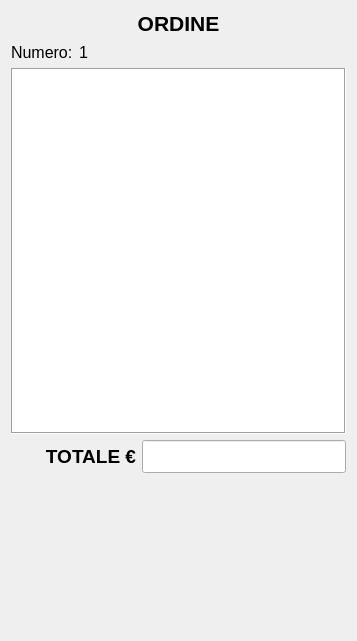
<?xml version="1.0" encoding="UTF-8"?>
<ui version="4.0">
 <class>Ordine</class>
 <widget class="QWidget" name="Ordine">
  <property name="geometry">
   <rect>
    <x>0</x>
    <y>0</y>
    <width>357</width>
    <height>641</height>
   </rect>
  </property>
  <property name="sizePolicy">
   <sizepolicy hsizetype="Preferred" vsizetype="Preferred">
    <horstretch>0</horstretch>
    <verstretch>0</verstretch>
   </sizepolicy>
  </property>
  <property name="windowTitle">
   <string>Form</string>
  </property>
  <property name="styleSheet">
   <string notr="true"/>
  </property>
  <layout class="QVBoxLayout" name="verticalLayout">
   <item>
    <widget class="QLabel" name="label">
     <property name="sizePolicy">
      <sizepolicy hsizetype="Preferred" vsizetype="Preferred">
       <horstretch>0</horstretch>
       <verstretch>0</verstretch>
      </sizepolicy>
     </property>
     <property name="font">
      <font>
       <pointsize>16</pointsize>
       <weight>75</weight>
       <bold>true</bold>
      </font>
     </property>
     <property name="text">
      <string>&lt;html&gt;&lt;head/&gt;&lt;body&gt;&lt;p align=&quot;center&quot;&gt;&lt;span style=&quot; font-size:16pt; font-weight:600;&quot;&gt;ORDINE&lt;/span&gt;&lt;/p&gt;&lt;/body&gt;&lt;/html&gt;</string>
     </property>
    </widget>
   </item>
   <item>
    <layout class="QHBoxLayout" name="horizontalLayout">
     <item>
      <widget class="QLabel" name="numeroLbl_2">
       <property name="font">
        <font>
         <pointsize>12</pointsize>
        </font>
       </property>
       <property name="text">
        <string>Numero:</string>
       </property>
      </widget>
     </item>
     <item>
      <widget class="QLabel" name="numeroLbl">
       <property name="font">
        <font>
         <pointsize>12</pointsize>
        </font>
       </property>
       <property name="text">
        <string>1</string>
       </property>
       <property name="alignment">
        <set>Qt::AlignRight|Qt::AlignTrailing|Qt::AlignVCenter</set>
       </property>
      </widget>
     </item>
     <item>
      <spacer name="horizontalSpacer_2">
       <property name="orientation">
        <enum>Qt::Horizontal</enum>
       </property>
       <property name="sizeHint" stdset="0">
        <size>
         <width>40</width>
         <height>20</height>
        </size>
       </property>
      </spacer>
     </item>
    </layout>
   </item>
   <item>
    <widget class="QTableView" name="articoliTab">
     <property name="sizePolicy">
      <sizepolicy hsizetype="Expanding" vsizetype="Expanding">
       <horstretch>0</horstretch>
       <verstretch>2</verstretch>
      </sizepolicy>
     </property>
     <property name="frameShape">
      <enum>QFrame::Box</enum>
     </property>
     <property name="frameShadow">
      <enum>QFrame::Sunken</enum>
     </property>
     <property name="horizontalScrollBarPolicy">
      <enum>Qt::ScrollBarAlwaysOff</enum>
     </property>
     <property name="alternatingRowColors">
      <bool>true</bool>
     </property>
     <property name="selectionMode">
      <enum>QAbstractItemView::SingleSelection</enum>
     </property>
     <property name="selectionBehavior">
      <enum>QAbstractItemView::SelectRows</enum>
     </property>
     <property name="showGrid">
      <bool>false</bool>
     </property>
     <property name="gridStyle">
      <enum>Qt::DotLine</enum>
     </property>
     <attribute name="horizontalHeaderVisible">
      <bool>true</bool>
     </attribute>
     <attribute name="horizontalHeaderDefaultSectionSize">
      <number>70</number>
     </attribute>
     <attribute name="horizontalHeaderStretchLastSection">
      <bool>false</bool>
     </attribute>
     <attribute name="verticalHeaderVisible">
      <bool>false</bool>
     </attribute>
     <attribute name="verticalHeaderDefaultSectionSize">
      <number>15</number>
     </attribute>
    </widget>
   </item>
   <item>
    <layout class="QHBoxLayout" name="horizontalLayout_2">
     <item>
      <spacer name="horizontalSpacer">
       <property name="orientation">
        <enum>Qt::Horizontal</enum>
       </property>
       <property name="sizeHint" stdset="0">
        <size>
         <width>40</width>
         <height>20</height>
        </size>
       </property>
      </spacer>
     </item>
     <item>
      <widget class="QLabel" name="label_3">
       <property name="font">
        <font>
         <pointsize>16</pointsize>
        </font>
       </property>
       <property name="text">
        <string>&lt;html&gt;&lt;head/&gt;&lt;body&gt;&lt;p&gt;&lt;span style=&quot; font-size:14pt; font-weight:600;&quot;&gt;TOTALE €&lt;/span&gt;&lt;/p&gt;&lt;/body&gt;&lt;/html&gt;</string>
       </property>
       <property name="alignment">
        <set>Qt::AlignRight|Qt::AlignTrailing|Qt::AlignVCenter</set>
       </property>
      </widget>
     </item>
     <item>
      <widget class="QLineEdit" name="totaleLine">
       <property name="font">
        <font>
         <pointsize>16</pointsize>
         <weight>75</weight>
         <bold>true</bold>
        </font>
       </property>
       <property name="alignment">
        <set>Qt::AlignRight|Qt::AlignTrailing|Qt::AlignVCenter</set>
       </property>
       <property name="readOnly">
        <bool>true</bool>
       </property>
      </widget>
     </item>
    </layout>
   </item>
   <item>
    <layout class="QGridLayout" name="gridLayout">
     <property name="spacing">
      <number>1</number>
     </property>
     <item row="0" column="2">
      <widget class="QPictureButton" name="pagPrevBtn" native="true">
       <property name="enabled">
        <bool>true</bool>
       </property>
       <property name="sizePolicy">
        <sizepolicy hsizetype="Minimum" vsizetype="Expanding">
         <horstretch>1</horstretch>
         <verstretch>1</verstretch>
        </sizepolicy>
       </property>
       <property name="minimumSize">
        <size>
         <width>0</width>
         <height>75</height>
        </size>
       </property>
       <property name="font">
        <font>
         <pointsize>10</pointsize>
         <weight>75</weight>
         <bold>true</bold>
        </font>
       </property>
       <property name="text" stdset="0">
        <string>SCORRE SU'</string>
       </property>
      </widget>
     </item>
     <item row="0" column="1">
      <widget class="QPictureButton" name="annullaBtn" native="true">
       <property name="sizePolicy">
        <sizepolicy hsizetype="Minimum" vsizetype="Expanding">
         <horstretch>1</horstretch>
         <verstretch>1</verstretch>
        </sizepolicy>
       </property>
       <property name="minimumSize">
        <size>
         <width>0</width>
         <height>75</height>
        </size>
       </property>
       <property name="font">
        <font>
         <pointsize>10</pointsize>
         <weight>75</weight>
         <bold>true</bold>
        </font>
       </property>
       <property name="text" stdset="0">
        <string>ANNULLA</string>
       </property>
      </widget>
     </item>
     <item row="1" column="1">
      <widget class="QPictureButton" name="ultimoRestoBtn" native="true">
       <property name="sizePolicy">
        <sizepolicy hsizetype="Minimum" vsizetype="Expanding">
         <horstretch>1</horstretch>
         <verstretch>1</verstretch>
        </sizepolicy>
       </property>
       <property name="minimumSize">
        <size>
         <width>0</width>
         <height>75</height>
        </size>
       </property>
       <property name="font">
        <font>
         <pointsize>10</pointsize>
         <weight>75</weight>
         <bold>true</bold>
        </font>
       </property>
       <property name="text" stdset="0">
        <string>ULTIMO
RESTO</string>
       </property>
      </widget>
     </item>
     <item row="1" column="2">
      <widget class="QPictureButton" name="pagNextBtn" native="true">
       <property name="enabled">
        <bool>true</bool>
       </property>
       <property name="sizePolicy">
        <sizepolicy hsizetype="Minimum" vsizetype="Expanding">
         <horstretch>1</horstretch>
         <verstretch>1</verstretch>
        </sizepolicy>
       </property>
       <property name="minimumSize">
        <size>
         <width>0</width>
         <height>75</height>
        </size>
       </property>
       <property name="font">
        <font>
         <pointsize>10</pointsize>
         <weight>75</weight>
         <bold>true</bold>
        </font>
       </property>
       <property name="text" stdset="0">
        <string>SCORRE GIU'</string>
       </property>
      </widget>
     </item>
     <item row="0" column="0" rowspan="2">
      <widget class="QPictureButton" name="stampaBtn" native="true">
       <property name="sizePolicy">
        <sizepolicy hsizetype="Minimum" vsizetype="Expanding">
         <horstretch>3</horstretch>
         <verstretch>2</verstretch>
        </sizepolicy>
       </property>
       <property name="minimumSize">
        <size>
         <width>0</width>
         <height>100</height>
        </size>
       </property>
       <property name="font">
        <font>
         <pointsize>16</pointsize>
         <weight>75</weight>
         <bold>true</bold>
        </font>
       </property>
       <property name="text" stdset="0">
        <string>STAMPA</string>
       </property>
      </widget>
     </item>
    </layout>
   </item>
  </layout>
 </widget>
 <customwidgets>
  <customwidget>
   <class>QPictureButton</class>
   <extends>QWidget</extends>
   <header>QPictureButton.h</header>
  </customwidget>
 </customwidgets>
 <resources/>
 <connections/>
</ui>
